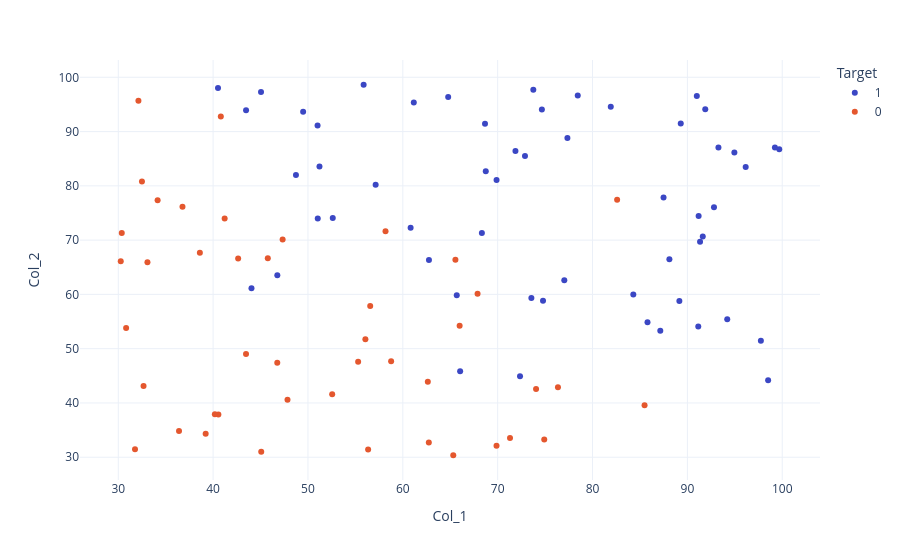

Notebook source saved alongside this figure:
### Markdown cell above
3. Visualize the data as a scatter plot, with a different color for each class.

### Code cell
fig = px.scatter(data, x = 'Col_1', y = 'Col_2', color = data['Target'].astype('str'), labels = {'color': 'Target'})
fig.show()

### Figure 1 — Plotly figure (JSON) as saved in the notebook; plotly's stock layout.template omitted (floating-point values rounded to 4 significant figures)
{"data": [{"hovertemplate": "Target=1<br>Col_1=%{x}<br>Col_2=%{y}<extra></extra>", "legendgroup": "1", "marker": {"color": "#3B47C4", "symbol": "circle"}, "mode": "markers", "name": "1", "orientation": "v", "showlegend": true, "type": "scatter", "x": [73.76, 92.8, 84.3, 51.01, 91.15, 87.49, 85.79, 62.76, 51.21, 49.49, 61.16, 68.74, 99.69, 73.55, 99.23, 72.88, 66.04, 94.2, 64.78, 78.44, 44.04, 55.87, 88.1, 48.73, 91.62, 65.69, 89.3, 74.78, 81.92, 90.99, 71.87, 57.13, 52.61, 40.51, 87.14, 98.51, 72.35, 74.66, 77.35, 60.82, 46.77, 97.75, 45.05, 77.02, 51.03, 91.19, 89.16, 96.15, 93.27, 69.88, 43.47, 94.95, 68.66, 91.88, 91.34, 68.33], "xaxis": "x", "y": [97.7, 76.04, 59.98, 91.1, 54.09, 77.86, 54.88, 66.34, 83.57, 93.64, 95.34, 82.71, 86.74, 59.32, 87.07, 85.51, 45.85, 55.42, 96.37, 96.64, 61.11, 98.63, 66.48, 81.99, 70.65, 59.87, 91.47, 58.82, 94.59, 96.57, 86.42, 80.2, 74.07, 98.01, 53.29, 44.2, 44.9, 94.08, 88.81, 72.26, 63.54, 51.47, 97.29, 62.61, 73.97, 74.47, 58.81, 83.48, 87.07, 81.1, 93.93, 86.14, 91.44, 94.09, 69.69, 71.33], "yaxis": "y"}, {"hovertemplate": "Target=0<br>Col_1=%{x}<br>Col_2=%{y}<extra></extra>", "legendgroup": "0", "marker": {"color": "#E4572E", "symbol": "circle"}, "mode": "markers", "name": "0", "orientation": "v", "showlegend": true, "type": "scatter", "x": [45.76, 30.37, 47.84, 65.32, 85.49, 45.07, 41.21, 33.08, 32.5, 62.63, 74.05, 65.99, 47.33, 30.83, 43.47, 30.26, 40.81, 36.4, 67.88, 65.54, 55.29, 34.15, 56.56, 71.3, 40.56, 58.17, 36.77, 76.36, 39.21, 40.18, 42.64, 74.91, 69.88, 56.34, 58.77, 46.76, 32.66, 62.74, 52.55, 82.59, 31.76, 56.05, 32.12, 38.6], "xaxis": "x", "y": [66.66, 71.32, 40.57, 30.36, 39.57, 31.0, 73.99, 65.91, 80.81, 43.9, 42.56, 54.22, 70.13, 53.8, 49.01, 66.09, 92.76, 34.81, 60.1, 66.37, 47.57, 77.35, 57.88, 33.55, 37.87, 71.63, 76.15, 42.87, 34.33, 37.92, 66.63, 33.27, 32.12, 31.42, 47.69, 47.4, 43.13, 32.73, 41.62, 77.45, 31.48, 51.74, 95.68, 67.69], "yaxis": "y"}], "layout": {"legend": {"title": {"text": "Target"}, "tracegroupgap": 0}, "margin": {"t": 60}, "xaxis": {"anchor": "y", "domain": [0.0, 1.0], "title": {"text": "Col_1"}}, "yaxis": {"anchor": "x", "domain": [0.0, 1.0], "title": {"text": "Col_2"}}}}
